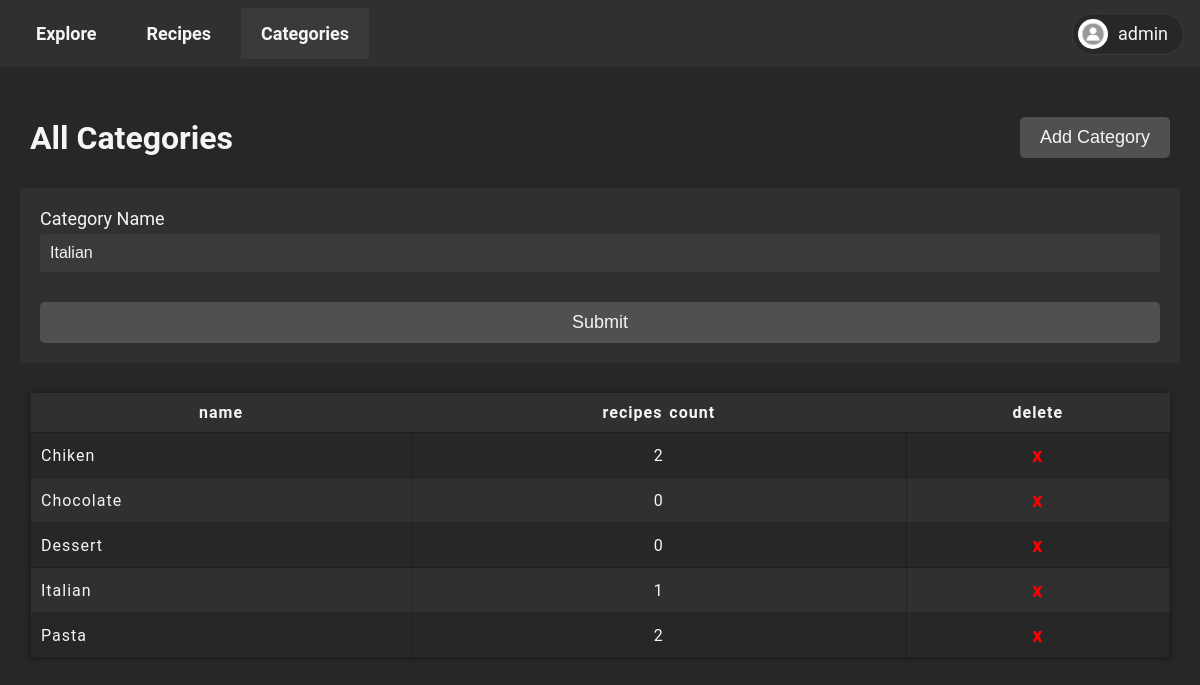
Page /admin/categories/index.php?id=1 (signed in) on the committed database.
### tables this page shows
CREATE TABLE `categories` (
  `categoryID` int(255) NOT NULL,
  `categoryName` varchar(255) NOT NULL
);

### admin/categories/index.php (the view, shortened to what this page needs)
<!DOCTYPE html>
<html lang="en">
<head>
    <link rel="stylesheet" href="../../_public/style.css">
</head>
<body>
    <?php
    require "../../_public/nav.php";
    require "../../_auth/check_admin.php";
    ?>
    <div class="container">
        <div class="first">
            <h1>All Categories</h1>
            <button class="add"> Add Category </button>
        </div>
        <?php
        $name = "";
        $formState = "";
        if ($_SERVER['REQUEST_METHOD'] == 'GET' && !!isset($_GET['id'])) {
            $id = $_GET['id'];
            $query = "SELECT * FROM categories WHERE categoryID = $id";
            $result = mysqli_query($con, $query);
            $row = mysqli_fetch_array($result);
            if ($row) {
                $name = $row['categoryName'];
                $formState = "show";
            } else
                echo "No data found !!";
        } else if ($_SERVER['REQUEST_METHOD'] == 'POST') {
            $id = !!isset($_POST['categoryID']) ? $_POST['categoryID'] : false;
            $name = mysqli_real_escape_string($con, $_POST['name']);
            if ($id) {
                $query = "UPDATE categories SET categoryName = '$name' WHERE categoryID = $id";
                mysqli_query($con, "UPDATE recipecategory SET categoryName = '$name' WHERE categoryID = $id");
            } else {
                $query = "INSERT INTO categories (categoryName) VALUES ('$name')";
            }
            $result = mysqli_query($con, $query);
            if ($result) {
                echo '<script> window.location.href = "' . $_SERVER['PHP_SELF'] . '" </script>';
            } else {
                echo "Failed to save data !!";
            }
        }
        ?>
        <form class="add <?php echo $formState ?>" action="<?php echo htmlspecialchars($_SERVER['PHP_SELF']) ?>"
            method="post">
            <div>
                <label for="title">Category Name</label>
                <input type="text" name="name" id="name" placeholder="Enter the name" value="<?php echo $name ?>"
                    required>
            </div>
            <div class="full">
                <button type="submit" class="add">Submit</button>
            </div>
        </form>
        <?php
        $sql = "SELECT * FROM categories ORDER BY categoryName ASC";
        $result = mysqli_query($con, $sql);
        $rows = mysqli_num_rows($result);
        if ($rows > 0) {
            echo '<div class="table_container">
                        <table>
                        <thead>
                            <tr>
                                <th>name</th>
                                <th>recipes count</th>
                                <th>delete</th>
                            </tr>
                        </thead>
                        <tbody>';
            while ($row = mysqli_fetch_array($result)) {
                $countQuery = "SELECT COUNT(*) AS count FROM recipecategory WHERE categoryID = " . $row["categoryID"];
                $countResult = mysqli_query($con, $countQuery);
                $countRow = mysqli_fetch_array($countResult);
                echo '<tr id=' . $row["categoryID"] . '>
                            <td>' . $row["categoryName"] . '</td>
                            <td class="center">' . $countRow[0] . ' </td>
                            <td><a href="/project/admin/categories/delete.php?delete=' . $row["categoryID"] . '"> x </a></td>
                        </tr>';
            }
            echo '</tbody>
            </table>
            </div>';
        } else {
            echo "No Categories Found";
        }
        ?>
</body>
</html>

### _public/style.css (style rules this page uses)
:root { --dark-primary: #272727; --dark-secondary: #303030; --grey-primary: #3A3A3A; --grey-secondary: #505050; --lighted-primary: #7b7b7b; --dark-disabled: #2A2A2A; --color: whitesmoke; --red-primary: #FF6E6E; --red-secondary: #ff6e6e11; }
* { padding: 0; margin: 0; box-sizing: border-box; }
body { color: var(--color) !important; background: var(--dark-primary); font-family: 'Roboto', sans-serif; transition: 0.4s; }
a { text-decoration: none; color: var(--color); }
.center { text-align: center; }
table { border-collapse: collapse; }
th, td { padding: 5px 20px; }
div.first { display: flex; align-items: center; justify-content: space-between; width: 100%; padding: 10px; gap: 20px; }
form.add.show { visibility: visible; opacity: 1; height: auto; transform: translateY(0); }
div.full { flex: 1 100% !important; }
div.table_container { width: 100%; padding: 10px; max-height: 600px; overflow-y: auto; overflow-x: auto; animation: .1s ease-in-out scaleIn; }

### rows in the picture
categories: name "Italian", categoryName "Italian", countRow "1"
categories: categoryName "Chiken", countRow "2"
categories: categoryName "Chocolate", countRow "0"
categories: categoryName "Dessert", countRow "0"
categories: categoryName "Pasta", countRow "2"

### other values in the picture
$key "Recipes"
$key "Categories"
$_SESSION['username'] "admin"
